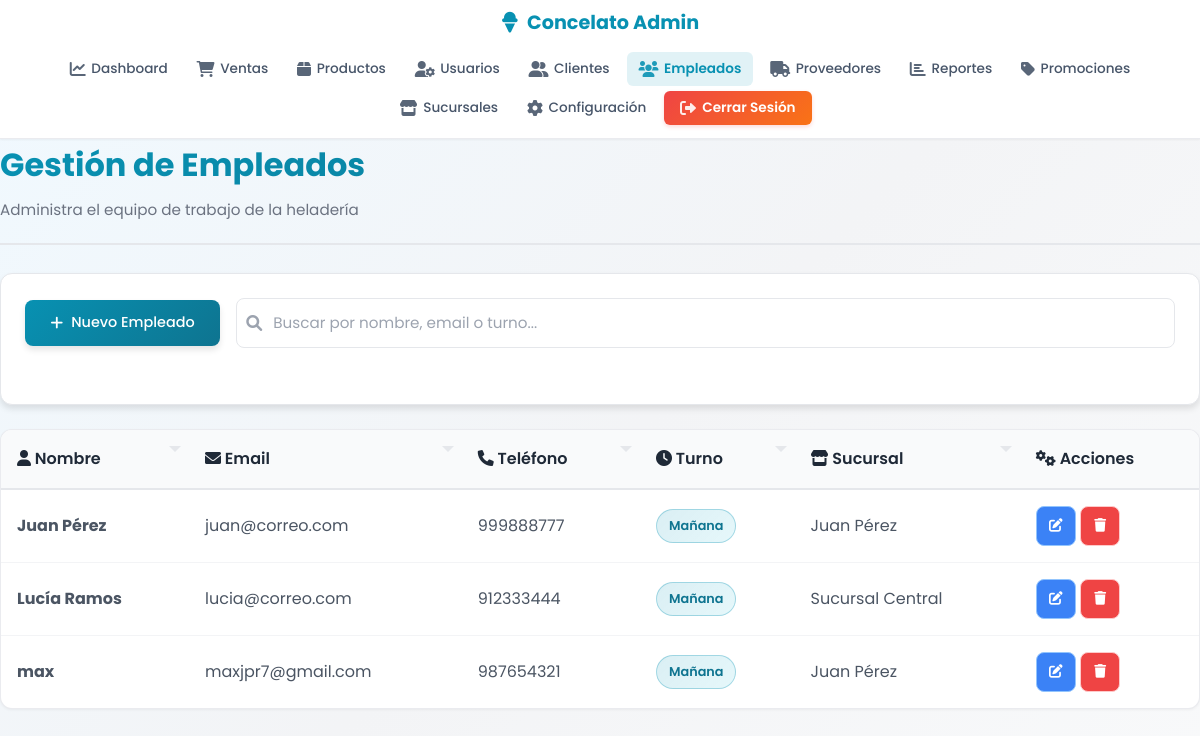
Page /paginas/admin/empleados.php (signed in) on the earlier database version.
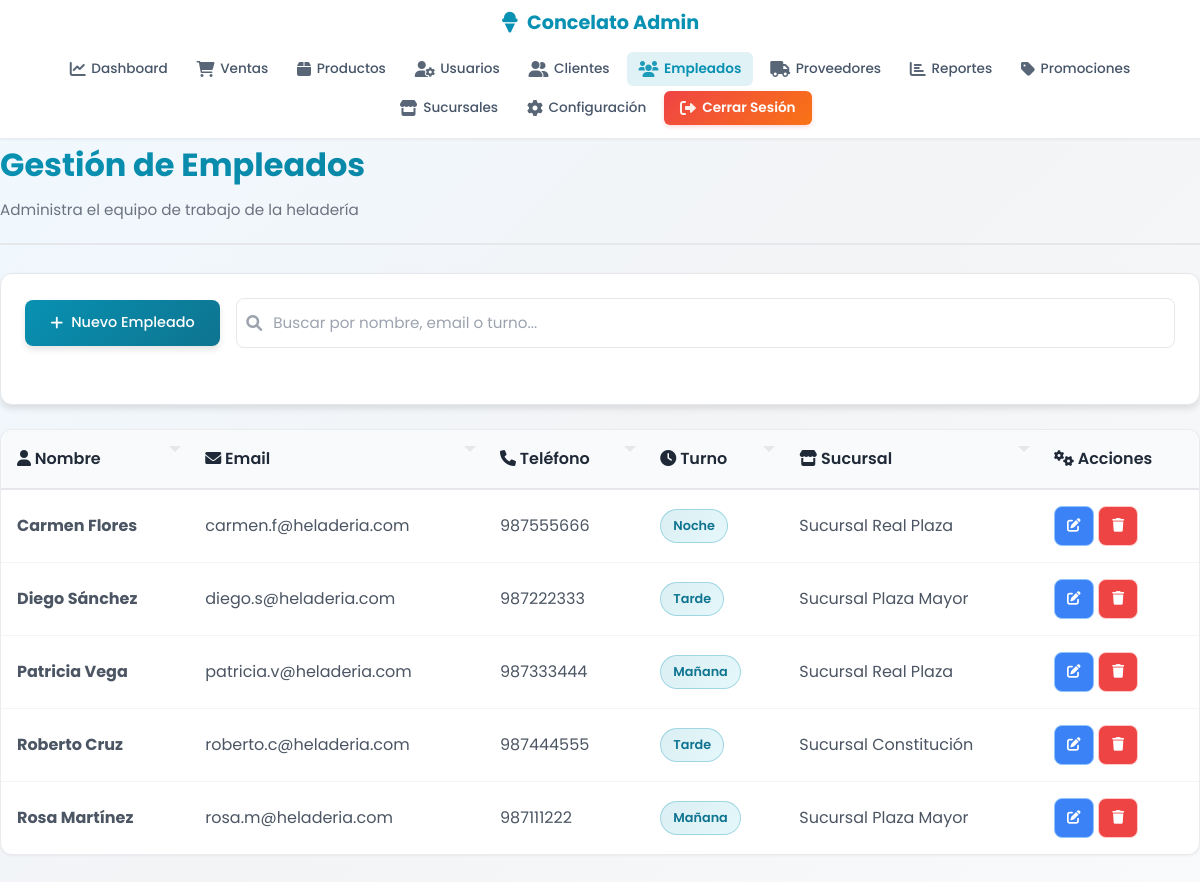
Same page on the later database version.
### tables this page shows
CREATE TABLE `vendedores` (
  `id_vendedor` int(11) NOT NULL AUTO_INCREMENT,
  `nombre` varchar(120) NOT NULL,
  `dni` char(12) DEFAULT NULL,
  `telefono` varchar(30) DEFAULT NULL,
  `correo` varchar(150) DEFAULT NULL,
  `turno` enum('Mañana','Tarde','Noche') DEFAULT NULL,
  `fecha_registro` timestamp NOT NULL DEFAULT current_timestamp(),
  `id_sucursal` int(11) DEFAULT NULL,
  PRIMARY KEY (`id_vendedor`),
  UNIQUE KEY `dni` (`dni`),
  KEY `id_sucursal` (`id_sucursal`),
  CONSTRAINT `vendedores_ibfk_sucursal` FOREIGN KEY (`id_sucursal`) REFERENCES `sucursales` (`id_sucursal`) ON DELETE SET NULL ON UPDATE CASCADE
);

CREATE TABLE `sucursales` (
  `id_sucursal` int(11) NOT NULL AUTO_INCREMENT,
  `nombre` varchar(100) NOT NULL,
  `direccion` varchar(200) DEFAULT NULL,
  `telefono` varchar(30) DEFAULT NULL,
  `correo` varchar(150) DEFAULT NULL,
  `horario` varchar(100) DEFAULT NULL,
  `activa` tinyint(1) NOT NULL DEFAULT 1,
  PRIMARY KEY (`id_sucursal`)
);

### paginas/admin/empleados.php (the view, shortened to what the changed rows need)
<?php
include_once($_SERVER['DOCUMENT_ROOT'] . '/heladeriacg/conexion/sucursales_db.php');
$stmt_empleados = $pdo->prepare("
    SELECT v.*, s.nombre as nombre_sucursal
    FROM vendedores v
    LEFT JOIN sucursales s ON v.id_sucursal = s.id_sucursal
    ORDER BY v.nombre
");
$stmt_empleados->execute();
$empleados = $stmt_empleados->fetchAll(PDO::FETCH_ASSOC);
?>
<!DOCTYPE html>
<html lang="es">
<head>
    <link rel="stylesheet" href="/heladeriacg/css/admin/estilos_admin.css">
    <link rel="stylesheet" href="/heladeriacg/css/admin/navbar.css">
    <link rel="stylesheet" href="/heladeriacg/css/admin/empleados.css">
    <link rel="stylesheet" href="https://cdnjs.cloudflare.com/ajax/libs/font-awesome/6.0.0/css/all.min.css">
</head>
<body>
    <main class="admin-container">
        <div class="page-header">
            <h1>Gestión de Empleados</h1>
        </div>
        <div class="table-container">
            <table id="tablaEmpleados" class="empleados-table" role="table">
                        <thead>
                            <tr role="row">
                                <th role="columnheader" aria-sort="none">
                                    <i class="fas fa-user"></i> Nombre
                                </th>
                                <th role="columnheader" aria-sort="none">
                                    <i class="fas fa-envelope"></i> Email
                                </th>
                                <th role="columnheader" aria-sort="none">
                                    <i class="fas fa-phone"></i> Teléfono
                                </th>
                                <th role="columnheader" aria-sort="none">
                                    <i class="fas fa-clock"></i> Turno
                                </th>
                                <th role="columnheader" aria-sort="none">
                                    <i class="fas fa-store"></i> Sucursal
                                </th>
                                <th role="columnheader" aria-label="Acciones">
                                    <i class="fas fa-cogs"></i> Acciones
                                </th>
                            </tr>
                        </thead>
                        <tbody>
                            <?php foreach ($empleados as $empleado): ?>
                            <tr role="row" tabindex="0">
                                <td><strong><?php echo htmlspecialchars($empleado['nombre']); ?></strong></td>
                                <td><?php echo htmlspecialchars($empleado['correo'] ?? 'N/A'); ?></td>
                                <td><?php echo htmlspecialchars($empleado['telefono'] ?? 'N/A'); ?></td>
                                <td><span class="badge"><?php echo htmlspecialchars($empleado['turno'] ?? 'N/A'); ?></span></td>
                                <td><?php echo htmlspecialchars($empleado['nombre_sucursal'] ?? 'No asignada'); ?></td>
                                <td>
                                    <button
                                        class="action-btn edit"
                                        onclick="editarEmpleado(<?php echo $empleado['id_vendedor']; ?>)"
                                        title="Editar empleado"
                                        aria-label="Editar empleado <?php echo htmlspecialchars($empleado['nombre']); ?>">
                                        <i class="fas fa-edit"></i>
                                    </button>
                                    <button
                                        class="action-btn delete"
                                        onclick="deleteItem(<?php echo $empleado['id_vendedor']; ?>, 'empleado', '<?php echo htmlspecialchars($empleado['nombre']); ?>')"
                                        title="Eliminar empleado"
                                        aria-label="Eliminar empleado <?php echo htmlspecialchars($empleado['nombre']); ?>">
                                        <i class="fas fa-trash"></i>
                                    </button>
                                </td>
                            </tr>
                            <?php endforeach; ?>
                        </tbody>
            </table>
        </div>
    </main>
</body>
</html>

Differences in the rows shown:
removed vendedores: nombre "Juan Pérez", correo "juan@correo.com", telefono "999888777", turno "Mañana", id_sucursal.nombre "Juan Pérez"
removed vendedores: nombre "Lucía Ramos", correo "lucia@correo.com", telefono "912333444", turno "Mañana", id_sucursal.nombre "Sucursal Central"
removed vendedores: nombre "max", correo "maxjpr7@gmail.com", telefono "987654321", turno "Mañana", id_sucursal.nombre "Juan Pérez"
added vendedores: nombre "Carmen Flores", correo "carmen.f@heladeria.com", telefono "987555666", turno "Noche", id_sucursal.nombre "Sucursal Real Plaza"
added vendedores: nombre "Diego Sánchez", correo "diego.s@heladeria.com", telefono "987222333", turno "Tarde", id_sucursal.nombre "Sucursal Plaza Mayor"
added vendedores: nombre "Patricia Vega", correo "patricia.v@heladeria.com", telefono "987333444", turno "Mañana", id_sucursal.nombre "Sucursal Real Plaza"
added vendedores: nombre "Roberto Cruz", correo "roberto.c@heladeria.com", telefono "987444555", turno "Tarde", id_sucursal.nombre "Sucursal Constitución"
added vendedores: nombre "Rosa Martínez", correo "rosa.m@heladeria.com", telefono "987111222", turno "Mañana", id_sucursal.nombre "Sucursal Plaza Mayor"
